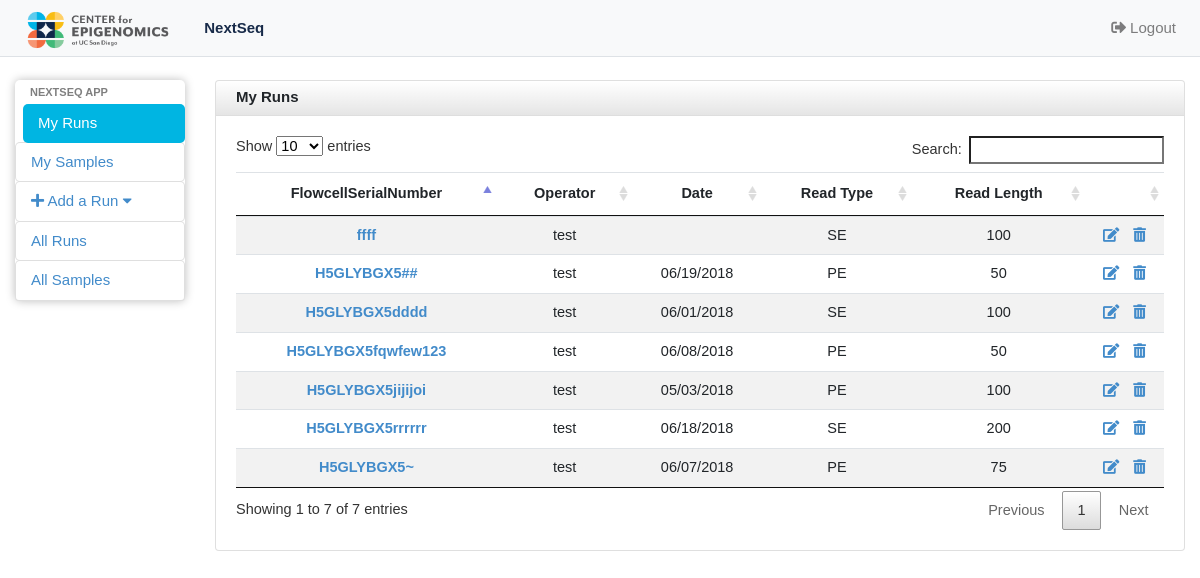
Page /nextseq_app/myruns/ (signed in) on the committed database.
### nextseq_app/models.py (models this page shows, shortened)
class RunInfo(models.Model):
	Flowcell_ID  = models.CharField(max_length=200,unique=True, help_text='Please enter the FlowcellSerialNumber, like H5GLYBGX5')
	operator = models.ForeignKey(User, on_delete=models.CASCADE)
	date = models.DateField('I did this run on...',help_text='If the datepicker is not working, please enter in this form: yyyy-mm-dd, like 2018-04-03',blank=True,null=True)
	read_type_choice = (('SE','Single-end'),('PE','Paired-end'))
	read_type = models.CharField(max_length=2,choices=read_type_choice)
	read_length = models.CharField(max_length=50)
	class Meta:
		ordering = ['-date']

### nextseq_app/views.py (the view)
# urls.py: path('myruns/', views.IndexView,name='userruns'),
@login_required
def IndexView(request):
	RunInfo_list = RunInfo.objects.filter(operator=request.user)
	return render(request, 'nextseq_app/userrunsinfo.html', {'RunInfo_list': RunInfo_list})

### templates/nextseq_app/userrunsinfo.html (shortened to what this page needs)
{% extends 'nextseq_app/base.html' %}
{% block body %}
{% load static %}
<div id="wrapper">
  <nav class="navbar navbar-expand-lg navbar-default navbar-light bg-light fixed-top borderline">
    <a class="navbar-brand" href="#"><img alt="Charisma Logo" src="{% static 'nextseq_app/images/CFE_Brandmark-01.png' %}" class="crop" margin="-200px 0 -200px 0" width=auto height=50 /></a>
    <div class="collapse navbar-collapse" id="navbarNavDropdown">
      <ul class="navbar-nav">
        <li class="nav-item">
          <a class="nav-link active" href="{% url 'nextseq_app:userruns' %}"> NextSeq <span class="sr-only">(current)</span></a>
        </li>
      </ul>
      <ul class="navbar-nav ml-auto">
        <li class="nav-item">
          <a class="nav-link" href="{% url 'nextseq_app:logout' %}"><i class="fas fa-sign-out-alt"></i> Logout</a>
        </li>
      </ul>
    </div>
  </nav>
  <div class="container-fluid">
    <div class="row">
      <div id="sidebar" class="col-sm-2 col-md-2 col-lg-2" role="navigation">
        <div class="list-group">
          <li class="sidebar-header">Nextseq App</li>
          <a href="{% url 'nextseq_app:userruns' %}" class="list-group-item list-group-item-action-custom active">My Runs</a>
          <a href="{% url 'nextseq_app:usersamples' %}" class="list-group-item list-group-item-action-custom" >My Samples</a>
          <a href="#addrun" class="list-group-item list-group-item-action-custom" data-toggle="collapse" ><i class="fas fa-plus"></i> Add a Run <i class="fa fa-caret-down"></i></a>
          <a href="{% url 'nextseq_app:allruns' %}" class="list-group-item list-group-item-action-custom">All Runs</a>
          <a href="{% url 'nextseq_app:allsamples' %}" class="list-group-item list-group-item-action-custom" >All Samples</a>
        </div>
      </div>
      <div id="content" class="col-sm-10 col-md-10 col-lg-10">
        <div class="card">
          <div class="card-header fortable">
            My Runs
          </div>
          <div class="card-body">
            <table class="table table-striped table-sm datatable text-center">
              <thead>
                <tr>
                  <th scope="col">FlowcellSerialNumber</th>
                  <th scope="col">Operator</th>
                  <th scope="col">Date</th>
                  <th scope="col">Read Type</th>
                  <th scope="col">Read Length</th>
                  <th scope="col"></th>
                </tr>
              </thead>
              <tbody>
                {% for Run in RunInfo_list %}
                <tr>
                <td><a href="{% url 'nextseq_app:rundetail' Run.pk %}"> {{ Run.Flowcell_ID }} </a></td>
                  <td>{{ Run.operator }}</td>
                  <td>{{ Run.date|date:"m/d/Y" }}</td>
                  <td>{{ Run.read_type }}</td>
                  <td>{{ Run.read_length }}</td>
                  <td>
                    <a class="spacing" href="{% url 'nextseq_app:run_update' username=user.username run_pk=Run.id %}"><i class="fas fa-edit"></i></a>
                    <a onclick="return confirm('Are you sure you want to delete {{ Run.Flowcell_ID }} ?');" href="{% url 'nextseq_app:run_delete2' Run.id %}"><i class="fas fa-trash-alt"></i></a>
                </td>
                </tr>
                {% empty %}
                <li>No Runs yet.</li>
                {% endfor %}
              </tbody>
            </table>
          </div>
        </div>
      </div>
    </div>
  </div>
</div>
{% endblock %}

### nextseq_app/static/nextseq_app/css/style.css (style rules this page uses)
.navbar-default { border-bottom: 1px solid #dee2e6 !important; }
.borderline { border-bottom: "3px solid"; }
.crop { width: auto; height: 60px; margin: -20px 0 -20px 0; }
.nav-link.active { color: #182B49 !important; font-weight:bold !important; }
body { padding-top: 80px; background-color: #ffffff; font-size: 15px; font-family:"Mr Eaves Modern",Arial,sans-serif; }
table a, .linkblue { color: #428bca; font-weight: bold; }
a.spacing { letter-spacing: 10px; }
#sidebar { border-radius: 5px; }
.card-body { font-size:14.5px; }
.sidebar-header { display: block; padding: 3px 15px; font-size: 11px; font-weight: bold; line-height: 18px; color: rgba(0, 0, 0, .5); text-shadow: 0 1px 0 rgba(255, 255, 255, 0.5); text-transform: uppercase; }
.list-group-item-action-custom { color: #428bca; background-color: white; -webkit-transition: .3s; -moz-transition: .3s; -ms-transition: .3s; -o-transition: .3s; transition: .3s; }
.list-group-item-action-custom.active { color: white; background-color: #00B5E2 ; margin-left: 8px; border-style: hidden; }
.list-group-item { border-radius: 5px; padding:8px 10px 8px 15px; }
.list-group { min-height: 0; box-shadow: 0 0 10px #BDBDBD; border-radius: 5px; border-bottom: 10px; margin-bottom: 0; padding-bottom: 0; max-height: none; }
.card-header.fortable { border: none; padding-top: 5px; border-bottom: 1px solid #DEDEDE; border-radius: 3px 3px 0 0; -webkit-border-radius: 3px 3px 0 0; -moz-border-radius: 3px 3px 0 0; height: 35px; min-height: 35px !important; margin-bottom: 0; font-weight: bold; background: -moz-linear-gradient(top, rgba(255, 255, 255, 0) 0%, rgba(0, 0, 0, 0.1) 100%); background: -webkit-gradient(linear, left top, left bottom, color-stop(0%, rgba(255, 255, 255, 0)), color-stop(100%, rgba(0, 0, 0, 0.1))); background: -webkit-linear-gradient(top, rgba(255, 255, 255, 0) 0%, rgba(0, 0, 0, 0.1) 100%); background: -o-linear-gradient(top, rgba(255, 255, 255, 0) 0%, rgba(0, 0, 0, 0.1) 100%); background: -ms-linear-gradient(top, rgba(255, 255, 255, 0) 0%, rgba(0, 0, 0, 0.1) 100%); background: linear-gradient(to bottom, rgba(255, 255, 255, 0) 0%, rgba(0, 0, 0, 0.1) 100%); filter: progid:DXImageTransform.Microsoft.gradient(startColorstr='#00ffffff', endColorstr='#1a000000', GradientType=0); }

### rows in the picture
RunInfo: Flowcell_ID "H5GLYBGX5##", operator "test", date "06/19/2018", read_type "PE", read_length "50"
RunInfo: Flowcell_ID "H5GLYBGX5rrrrrr", operator "test", date "06/18/2018", read_type "SE", read_length "200"
RunInfo: Flowcell_ID "H5GLYBGX5fqwfew123", operator "test", date "06/08/2018", read_type "PE", read_length "50"
RunInfo: Flowcell_ID "H5GLYBGX5~", operator "test", date "06/07/2018", read_type "PE", read_length "75"
RunInfo: Flowcell_ID "H5GLYBGX5dddd", operator "test", date "06/01/2018", read_type "SE", read_length "100"
RunInfo: Flowcell_ID "H5GLYBGX5jijijoi", operator "test", date "05/03/2018", read_type "PE", read_length "100"
RunInfo: Flowcell_ID "ffff", operator "test", read_type "SE", read_length "100"
